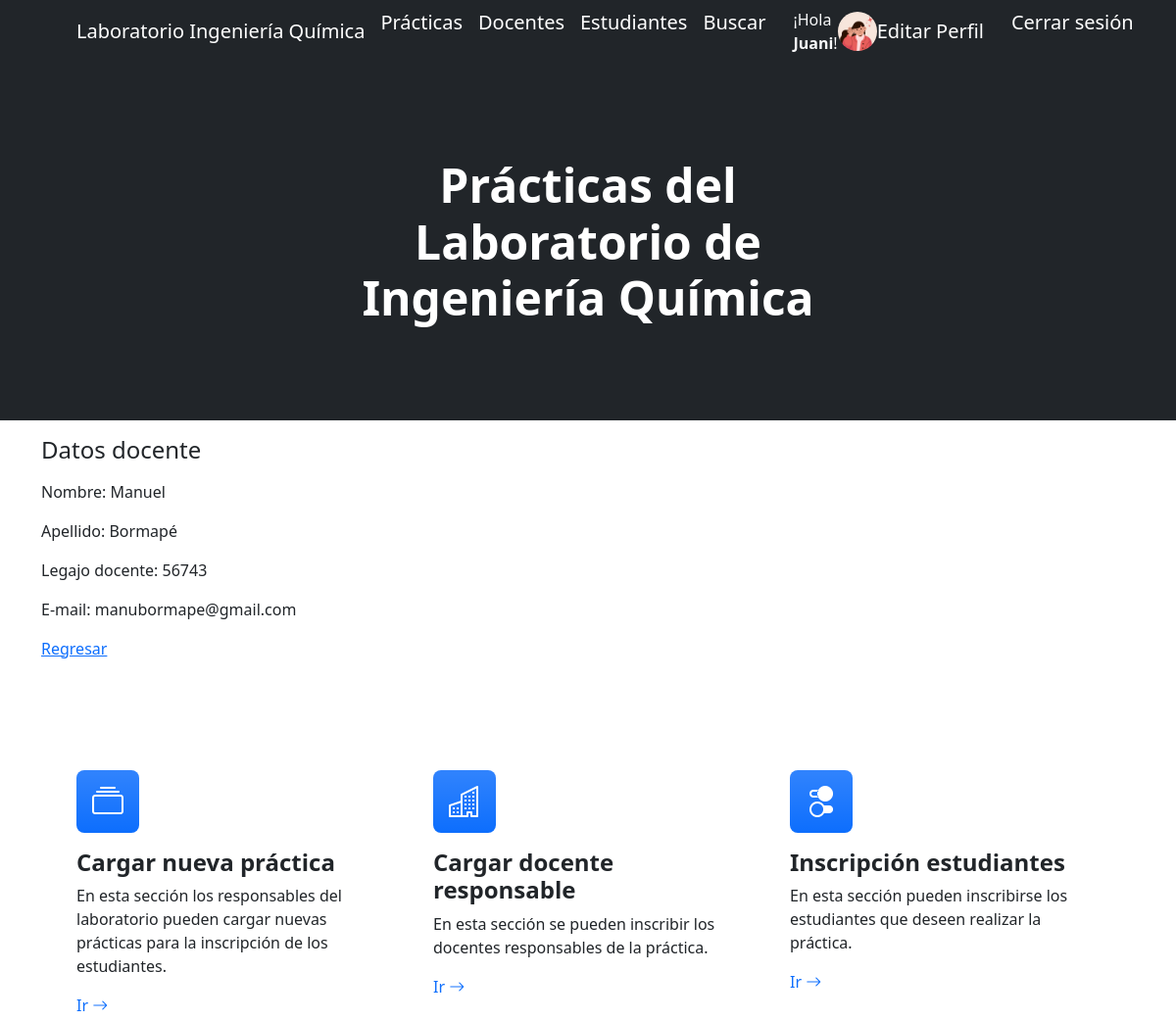
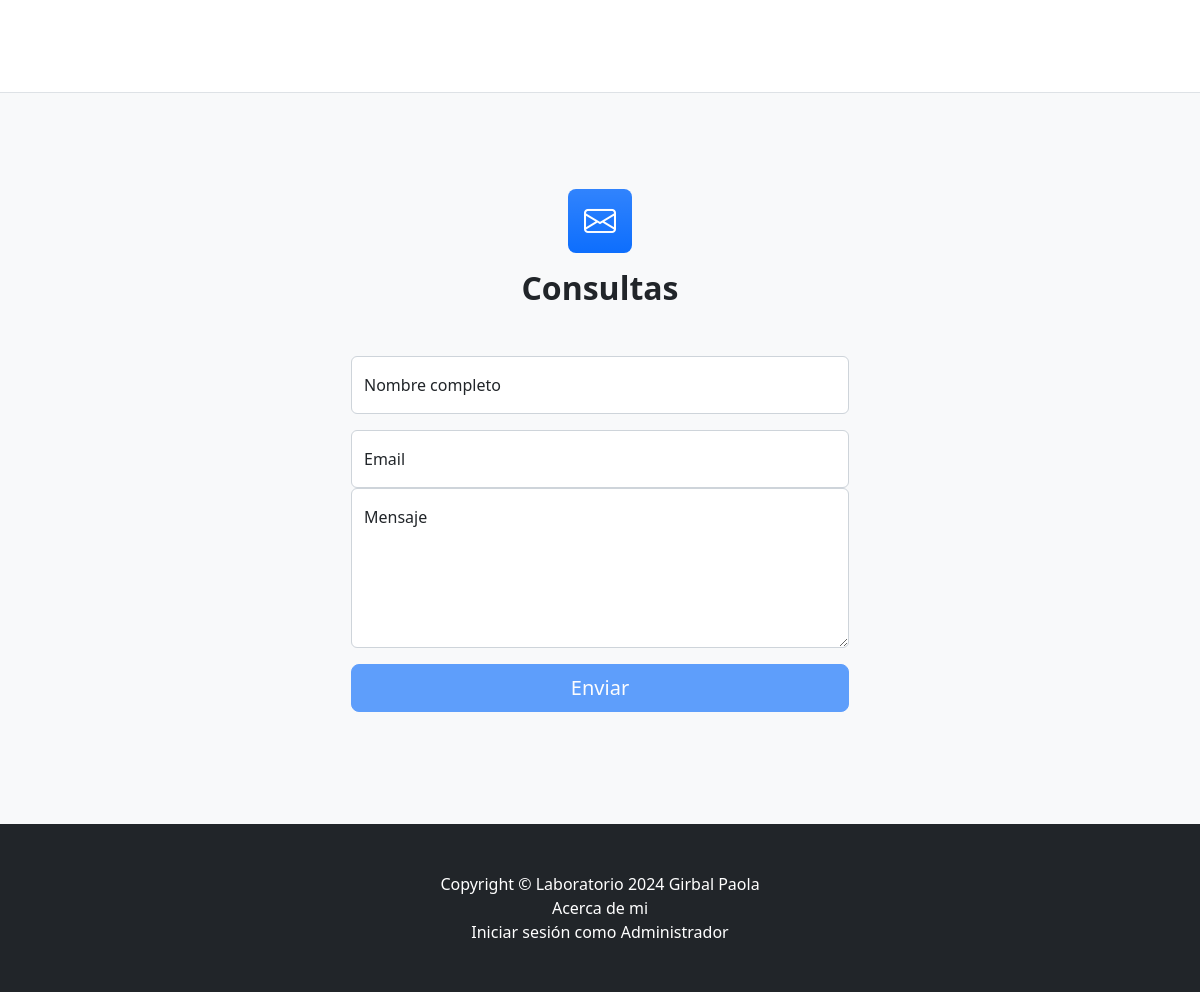
/docenteDetalle/3/ (signed in), run on the app's committed database (2 pictures, top to bottom).
### AppLab/models.py (models this page shows, shortened)
class UserProfile(models.Model):
    user = models.OneToOneField(User, on_delete=models.CASCADE)
    avatar = models.ImageField(upload_to='avatars/', null=True, blank=True)

class Docente(models.Model):
    nombre = models.CharField(max_length=30)
    apellido = models.CharField(max_length=30)
    legajo = models.IntegerField()
    email = models.EmailField()

### AppLab/views.py (the view)
# urls.py: path('docenteDetalle/<int:pk>/', DocenteDetalle.as_view(), name = "docente"),
class DocenteDetalle(DetailView):
    model = Docente
    context_object_name = "docente"
    template_name = "AppLab/docenteDetalle.html"

### AppLab/templates/AppLab/docenteDetalle.html
{% extends "AppLab/padre.html" %}
{% load static %}
{% block contenidoQueCambia %}
<div class="container">
    <p><h4>Datos docente</h4></p>
    <p>Nombre: {{docente.nombre}}</p>
    <p>Apellido: {{docente.apellido}}</p>
    <p>Legajo docente: {{docente.legajo}}</p>
    <p>E-mail: {{docente.email}}</p>
    <p>
        <a href="{% url 'docentes' %}">Regresar</a>
    </p>
</div>
{% endblock %}

### AppLab/templates/AppLab/padre.html (shortened to what this page needs)
<!DOCTYPE html>
<html lang="en">
    <head>
        {% load static %}
        <link href="https://cdn.jsdelivr.net/npm/bootstrap-icons@1.4.1/font/bootstrap-icons.css" rel="stylesheet" />
        <link href="{% static 'AppLab/css/styles.css' %}" rel="stylesheet" />
    </head>
    <body>
        <nav class="navbar navbar-expand-lg navbar-dark bg-dark">
            <div class="container px-5">
                <a class="navbar-brand" href="{% url 'inicio' %}">Laboratorio Ingeniería Química</a>
                <div class="collapse navbar-collapse" id="navbarSupportedContent">
                    <ul class="navbar-nav ms-auto mb-2 mb-lg-0">
                        <li class="nav-item"><a class="navbar-brand" href="{% url 'practicas' %}">Prácticas</a></li>
                        <li class="nav-item"><a class="navbar-brand" href="{% url 'docentes' %}">Docentes</a></li>
                        <li class="nav-item"><a class="navbar-brand" href="{% url 'estudiantes' %}">Estudiantes</a></li>
                        <li class="nav-item"><a class="navbar-brand" href="{% url 'buscar' %}">Buscar</a></li>
                    {% if request.user.is_authenticated %}
                        <div class="container d-flex align-items-center">
                            <span class="text-light mr-2"> ¡Hola <strong>{{ request.user.username }}</strong>!</span>
                            {% if request.user.userprofile.avatar %}
                                <img src="{{ request.user.userprofile.avatar.url }}" alt="Avatar" height="40" class="rounded-circle">
                            {% else %}
                                <img src="{% static 'default-avatar.png' %}" alt="Avatar" height="40" class="rounded-circle">
                            {% endif %}
                            <a class="navbar-brand ml-2" href="{% url 'editar_usuario' %}">Editar Perfil</a>
                        </div>
                        <form action="{% url 'logout' %}" method="post" id="logoutForm" class="ml-2">
                            <a class="navbar-brand" href="#" onclick="document.getElementById('logoutForm').submit();">Cerrar sesión</a>
                        </form>
                    {% else %}
                        <li class="nav-item"><a class="navbar-brand" href="{% url 'login' %}">Iniciar sesión</a></li>
                        <li class="nav-item"><a class="navbar-brand" href="{% url 'registro' %}">Registrate</a></li>
                    {% endif %}
                    </ul>
                </div>
            </div>
        </nav>
        <header class="bg-dark py-5">
            <div class="container px-5">
                <div class="row gx-5 justify-content-center">
                    <div class="col-lg-6">
                        <div class="text-center my-5">
                            <h1 class="display-5 fw-bolder text-white mb-2">Prácticas del Laboratorio de Ingeniería Química</h1>
                        </div>
                    </div>
                </div>
            </div>
        </header>
        {% block contenidoQueCambia %}
        {% endblock %}
        <section class="py-5 border-bottom" id="features">
            <div class="container px-5 my-5">
                <div class="row gx-5">
                    <div class="col-lg-4 mb-5 mb-lg-0">
                        <div class="feature bg-primary bg-gradient text-white rounded-3 mb-3"><i class="bi bi-collection"></i></div>
                        <h2 class="h4 fw-bolder">Cargar nueva práctica</h2>
                        <p>En esta sección los responsables del laboratorio pueden cargar nuevas prácticas para la inscripción de los estudiantes.</p>
                        <a class="text-decoration-none" href="{% url 'practicas' %}">
                            Ir
                            <i class="bi bi-arrow-right"></i>
                        </a>
                    </div>
                    <div class="col-lg-4 mb-5 mb-lg-0">
                        <div class="feature bg-primary bg-gradient text-white rounded-3 mb-3"><i class="bi bi-building"></i></div>
                        <h2 class="h4 fw-bolder">Cargar docente responsable</h2>
                        <p>En esta sección se pueden inscribir los docentes responsables de la práctica.</p>
                        <a class="text-decoration-none" href="{% url 'docentes' %}">
                            Ir
                            <i class="bi bi-arrow-right"></i>
                        </a>
                    </div>
                    <div class="col-lg-4">
                        <div class="feature bg-primary bg-gradient text-white rounded-3 mb-3"><i class="bi bi-toggles2"></i></div>
                        <h2 class="h4 fw-bolder">Inscripción estudiantes</h2>
                        <p>En esta sección pueden inscribirse los estudiantes que deseen realizar la práctica.</p>
                        <a class="text-decoration-none" href="{% url 'estudiantes' %}">
                            Ir
                            <i class="bi bi-arrow-right"></i>
                        </a>
                    </div>
                </div>
            </div>
        </section>
        <section class="bg-light py-5">
            <div class="container px-5 my-5 px-5">
                <div class="text-center mb-5">
                    <div class="feature bg-primary bg-gradient text-white rounded-3 mb-3"><i class="bi bi-envelope"></i></div>
                    <h2 class="fw-bolder">Consultas</h2>
                </div>
                <div class="row gx-5 justify-content-center">
                    <div class="col-lg-6">
                        <form id="contactForm" data-sb-form-api-token="API_TOKEN">
                            <div class="form-floating mb-3">
                                <input class="form-control" id="name" type="text" placeholder="Enter your name..." data-sb-validations="required" />
                                <label for="name">Nombre completo</label>
                            </div>
                            <div class="form-floating mb-3">
                                <input class="form-control" id="email" type="email" placeholder="name@example.com" data-sb-validations="required,email" />
                                <label for="email">Email</label>
                            <div class="form-floating mb-3">
                                <textarea class="form-control" id="message" type="text" placeholder="Enter your message here..." style="height: 10rem" data-sb-validations="required"></textarea>
                                <label for="message">Mensaje</label>
                            </div>
                            <div class="d-grid"><button class="btn btn-primary btn-lg disabled" id="submitButton" type="submit">Enviar</button></div>
                        </form>
                    </div>
                </div>
            </div>
        </section>
        <footer class="py-5 bg-dark">
            <div class="container px-5"><p class="m-0 text-center text-white">Copyright &copy; Laboratorio 2024 Girbal Paola</p></div>
            <div class="container px-5"><p class="m-0 text-center text-white"><a class="navbar-brand" href="{% url 'acerca_de_mi' %}">Acerca de mi</a></p></div>
            <div class="container px-5"><p class="m-0 text-center text-white"><a class="navbar-brand" href="{% url 'admin:index' %}">Iniciar sesión como Administrador</a></p></div>
        </footer>
    </body>
</html>

### data on the page
Docente: nombre "Manuel", apellido "Bormapé", legajo "56743", email "manubormape@gmail.com"

### other printed values
{{ request.user.username }} "Juani"
